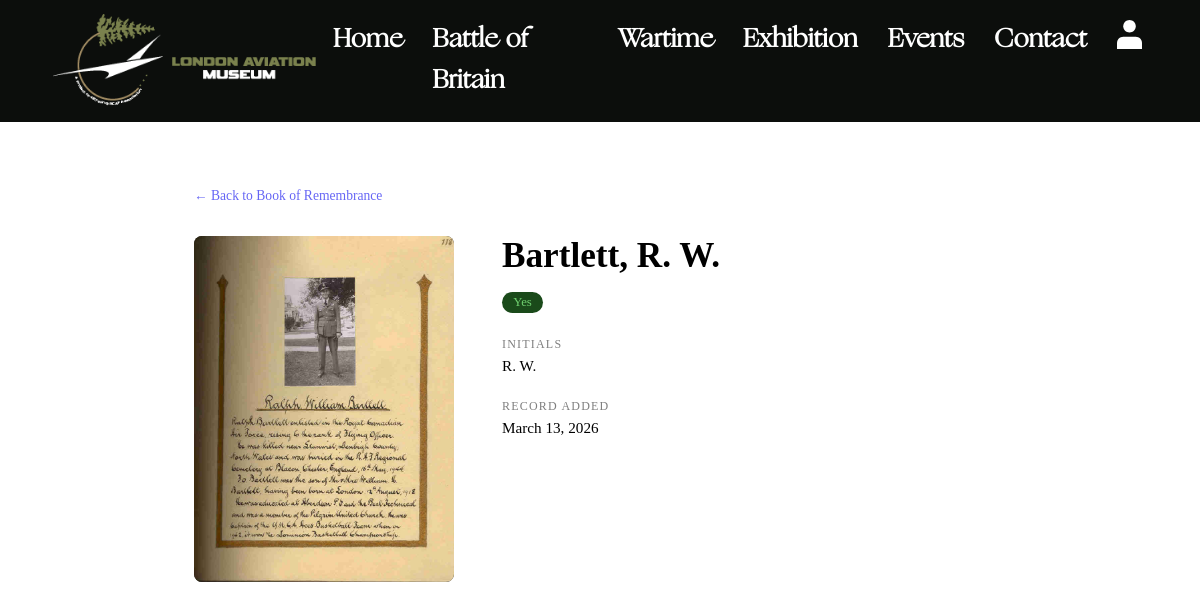
The page /bor-profile.php?id=6 on the database its author committed.
### tables this page shows
CREATE TABLE `bor_pilots` (
  `id` int(11) NOT NULL,
  `last_name` varchar(100) NOT NULL,
  `initials` varchar(30) DEFAULT NULL,
  `full_name` varchar(200) DEFAULT NULL,
  `in_book` enum('Yes','No','Kind Of','Maybe','Additional') DEFAULT NULL,
  `notes` text DEFAULT NULL,
  `photo_path` varchar(255) DEFAULT NULL,
  `created_at` timestamp NOT NULL DEFAULT current_timestamp()
);

### bor-profile.php (the view, shortened to what this page needs)
<?php
$id = isset($_GET['id']) ? (int)$_GET['id'] : 0;
try {
    $db   = getConnection();
    $stmt = $db->prepare('SELECT * FROM bor_pilots WHERE id = :id');
    $stmt->execute([':id' => $id]);
    $pilot = $stmt->fetch();
} catch (PDOException $e) {
    $pilot = null;
}
$displayName = $pilot['full_name'] ?: ($pilot['last_name'] . ($pilot['initials'] ? ', ' . $pilot['initials'] : ''));
?>
<!DOCTYPE html>
<html lang="en">
<head>
    <link rel="stylesheet" href="https://cdnjs.cloudflare.com/ajax/libs/font-awesome/4.7.0/css/font-awesome.min.css">
    <link href="css/main.css" rel="stylesheet">
    <link href="css/grid.css" rel="stylesheet">
</head>
<body data-page="bor-profile">
    <header id="header-section" class="grid-con">
        <div id="menu" class="col-span-full">
            <div id="mobile-header">
                <div id="header-logo">
                    <a href="index.php"><img src="images/logo_horizontal.png" alt="London Aviation Museum Logo"></a>
                </div>
            </div>
            <nav id="sidebar">
                <ul>
                    <li class="nav-item"><a href="index.php">Home</a></li>
                    <li class="nav-item"><a href="battle-of-britain.php">Battle of Britain</a></li>
                    <li class="nav-item"><a href="wartime.php">Wartime</a></li>
                    <li class="nav-item"><a href="exhibition.php">Exhibition</a></li>
                    <li class="nav-item"><a href="events.php">Events</a></li>
                    <li class="nav-item"><a href="contact.php">Contact</a></li>
                    <li class="nav-item">
                        <?php if (isset($_SESSION["admin"])): ?>
                            <a class="icon-link" href="includes/admin/logout.php">
                                <svg class="admin-icon" xmlns="http://www.w3.org/2000/svg" id="Layer_2" data-name="Layer 2" viewBox="0 0 73.2 90.1">
                                    <g data-name="Layer 2">
                                        <path class="cls-2" d="M61.9,33.8h-2.8v-10.8C59.1,10.1,49.8,0,36.5,0S14.1,10.3,14.1,23v10.7h0q0,.1,0,0h-2.8c-6.2,0-11.2,5-11.3,11.3v33.8c0,6.2,5,11.2,11.3,11.3h50.6c6.2,0,11.2-5,11.3-11.3v-33.8c0-6.2-5.1-11.2-11.3-11.2ZM19.7,33.8v-10.8c0-9.6,6.6-17.4,16.8-17.4s17,7.6,17,17.4v10.7h0q0,.1,0,0H19.7v.1h0ZM67.5,78.8c0,3.1-2.5,5.6-5.6,5.6H11.3c-3.1,0-5.6-2.5-5.6-5.6v-33.8c0-3.1,2.5-5.6,5.6-5.6h50.6c3.1,0,5.6,2.5,5.6,5.6v33.8ZM42.2,56.3c0,2.1-1.1,3.9-2.8,4.9h-.1.1v9.2c0,1.6-1.3,2.8-2.8,2.8-1.6,0-2.8-1.3-2.8-2.8v-9.2h.1-.1c-1.7-1-2.8-2.8-2.8-4.9,0-3.1,2.5-5.6,5.6-5.6,3.1-.1,5.6,2.4,5.6,5.6Z"/>
                                    </g>
                                </svg>
                            </a>
                        <?php else: ?>
                            <a class="icon-link" href="/admin/login.php">
                            </a>
                        <?php endif; ?>
                    </li>
                </ul>
            </nav>
        </div>
    </header>
    <div id="profile-section">
        <a href="book-of-remembrance.php" class="back-link">← Back to Book of Remembrance</a>
        <div class="profile-grid">
            <div>
                <?php if ($pilot['photo_path']): ?>
                    <img class="profile-photo" src="<?php echo htmlspecialchars($pilot['photo_path']); ?>" alt="<?php echo htmlspecialchars($displayName); ?>">
                <?php else: ?>
                    <div class="profile-placeholder">✦</div>
                <?php endif; ?>
            </div>
            <div>
                <h1 class="profile-name"><?php echo htmlspecialchars($displayName); ?></h1>
                <?php
                $statusClass = 'status-' . str_replace(' ', '', $pilot['in_book']);
                ?>
                <span class="status-badge <?php echo $statusClass; ?>">
                    <?php echo htmlspecialchars($pilot['in_book']); ?>
                </span>
                <?php if ($pilot['initials']): ?>
                    <p class="profile-label">Initials</p>
                    <p class="profile-value"><?php echo htmlspecialchars($pilot['initials']); ?></p>
                <?php endif; ?>
                <p class="profile-label">Record Added</p>
                <p class="profile-value"><?php echo date('F j, Y', strtotime($pilot['created_at'])); ?></p>
            </div>
        </div>
    </div>
</body>
</html>

### css/grid.css (style rules this page uses)
html { box-sizing: border-box; scroll-behavior: smooth; }
*, *::before, *::after { box-sizing: inherit; padding: 0; margin: 0; }
.grid-con { display: grid; grid-template-columns: repeat(4, minmax(0, 1fr)); grid-column-gap: 12px; margin: 0 auto; gap: 0px; }
.col-span-full { grid-column: 1/-1; }
@media screen and (min-width: 768px) { .grid-con { grid-template-columns: repeat(8, minmax(0, 1fr)); } }
@media screen and (min-width: 1200px) { .grid-con { grid-template-columns: repeat(12, minmax(0, 1fr)); } }

### bor-profile.php (style rules this page uses)
#profile-section { max-width: 860px; margin: 4rem auto; padding: 0 1.5rem; }
.back-link { font-size: 0.85rem; opacity: 0.6; text-decoration: none; display: inline-block; margin-bottom: 2rem; }
.profile-grid { display: grid; grid-template-columns: 260px 1fr; gap: 3rem; align-items: start; }
.profile-photo { width: 100%; aspect-ratio: 3/4; object-fit: cover; border-radius: 8px; background: #222; }
.profile-name { font-size: clamp(1.5rem, 4vw, 2.2rem); margin: 0 0 0.5rem; }
.profile-label { font-size: 0.75rem; text-transform: uppercase; letter-spacing: 0.1em; opacity: 0.5; margin: 1.5rem 0 0.3rem; }
.profile-value { font-size: 0.95rem; margin: 0; }
.status-badge { display: inline-block; padding: 0.2rem 0.7rem; border-radius: 20px; font-size: 0.8rem; margin-top: 0.5rem; }
.status-Yes { background: #1a4a1a; color: #6fcf6f; }

### rows shown on the page
bor_pilots: photo_path+full_name+last_name (picture), displayName "Bartlett, R. W.", in_book "Yes", initials "R. W.", created_at "March 13, 2026"
